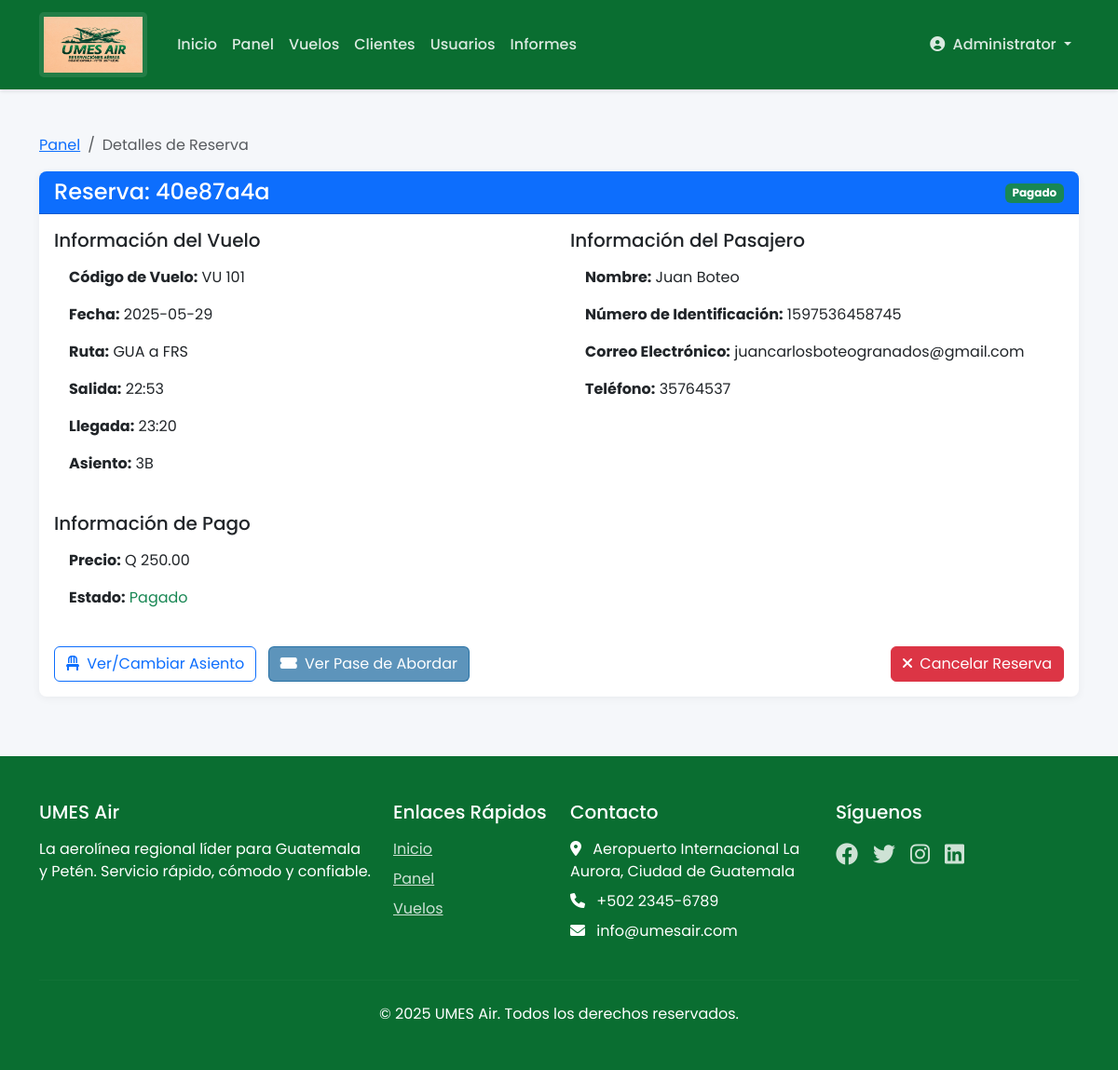
/reservations/40e87a4a (signed in), run on the app's committed database.
### tables this page shows
CREATE TABLE reservations (
    id TEXT PRIMARY KEY,
    flight_id INTEGER NOT NULL,
    customer_id TEXT NOT NULL,
    seat_number TEXT NOT NULL,
    price REAL NOT NULL,
    status TEXT NOT NULL CHECK (status IN ('pending', 'paid', 'cancelled')),
    payment_date TEXT,
    observations TEXT,
    gate TEXT,
    boarding_time TEXT,
    created_at TEXT NOT NULL,
    FOREIGN KEY (flight_id) REFERENCES flights (id),
    FOREIGN KEY (customer_id) REFERENCES customers (id)
);

CREATE TABLE flights (
    id INTEGER PRIMARY KEY AUTOINCREMENT,
    flight_code TEXT NOT NULL,
    date TEXT NOT NULL,
    origin TEXT NOT NULL,
    destination TEXT NOT NULL,
    departure_time TEXT NOT NULL,
    arrival_time TEXT NOT NULL,
    capacity INTEGER NOT NULL DEFAULT 18,
    base_fare DECIMAL(10,2) NOT NULL DEFAULT 0,
    total_fare DECIMAL(10,2) NOT NULL DEFAULT 0,
    status TEXT NOT NULL DEFAULT 'active' CHECK (status IN ('active', 'inactive', 'cancelled')),
    cancellation_reason TEXT,
    change_reason TEXT,
    UNIQUE (flight_code, date)
);

CREATE TABLE customers (
    id TEXT PRIMARY KEY,
    first_name TEXT NOT NULL,
    last_name TEXT NOT NULL,
    nationality TEXT NOT NULL,
    date_of_birth TEXT NOT NULL,
    gender TEXT NOT NULL CHECK (gender IN ('M', 'F', 'Other')),
    id_number TEXT UNIQUE NOT NULL,  -- Passport or DPI
    email TEXT UNIQUE NOT NULL,
    phone TEXT NOT NULL,
    emergency_contact TEXT NOT NULL
);

### app.py (the view)
@app.route('/reservations/<reservation_id>')
@login_required
def view_reservation(reservation_id):
    conn = get_db_connection()
    reservation = conn.execute('''
        SELECT r.*, f.flight_code, f.date, f.origin, f.destination, f.departure_time, f.arrival_time,
               c.first_name, c.last_name, c.id_number, c.email, c.phone
        FROM reservations r
        JOIN flights f ON r.flight_id = f.id
        JOIN customers c ON r.customer_id = c.id
        WHERE r.id = ?
    ''', (reservation_id,)).fetchone()
    if not reservation:
        conn.close()
        flash('Reservación no encontrada.', 'error')
        return redirect(url_for('dashboard'))
    if session['user_role'] == 'passenger' and reservation['customer_id'] != session['user_id']:
        conn.close()
        flash('No tienes permiso para ver esta reservación.', 'error')
        return redirect(url_for('dashboard'))
    conn.close()
    return render_template('reservations/view.html', reservation=reservation)

### app.py (called while the page is built)
@app.context_processor
def inject_csrf_token():
    return dict(csrf_token=generate_csrf_token)

def get_db_connection():
    conn = sqlite3.connect(app.config['DATABASE'], timeout=30)  # Increased timeout to 30 seconds
    print("Connected to database")
    conn.row_factory = sqlite3.Row
    return conn

@app.before_request
def ensure_db_initialized():
    global _is_first_request
    if _is_first_request:
        _is_first_request = False

def login_required(f):
    @wraps(f)
    def decorated_function(*args, **kwargs):
        if 'user_id' not in session:
            flash('Por favor inicia sesión para acceder a esta página.', 'error')
            return redirect(url_for('login'))
        return f(*args, **kwargs)
    return decorated_function

@app.before_request
def setup_before_first_request():
    global _is_first_request
    if _is_first_request:
        init_db()
        _is_first_request = False

### templates/reservations/view.html (shortened to what this page needs)
{% extends 'base.html' %}
{% block content %}
<div class="container my-5">
    <nav aria-label="breadcrumb">
        <ol class="breadcrumb">
            <li class="breadcrumb-item"><a href="{{ url_for('dashboard') }}">Panel</a></li>
            <li class="breadcrumb-item active" aria-current="page">Detalles de Reserva</li>
        </ol>
    </nav>
    <div class="card mb-4">
        <div class="card-header bg-primary text-white">
            <div class="d-flex justify-content-between align-items-center">
                <h4 class="mb-0">Reserva: {{ reservation.id }}</h4>
                <div>
                    {% if reservation.status == 'paid' %}
                        <span class="badge bg-success">Pagado</span>
                    {% elif reservation.status == 'pending' %}
                        <span class="badge bg-warning text-dark">Pendiente</span>
                    {% else %}
                        <span class="badge bg-danger">Cancelado</span>
                    {% endif %}
                </div>
            </div>
        </div>
        <div class="card-body">
            <div class="row">
                <div class="col-md-6 mb-4">
                    <h5 class="mb-3">Información del Vuelo</h5>
                    <div class="ps-3">
                        <p><strong>Código de Vuelo:</strong> {{ reservation.flight_code }}</p>
                        <p><strong>Fecha:</strong> {{ reservation.date }}</p>
                        <p>
                            <strong>Ruta:</strong> {{ reservation.origin }} a {{ reservation.destination }}
                        </p>
                        <p><strong>Salida:</strong> {{ reservation.departure_time }}</p>
                        <p><strong>Llegada:</strong> {{ reservation.arrival_time }}</p>
                        <p><strong>Asiento:</strong> {{ reservation.seat_number }}</p>
                    </div>
                </div>
                <div class="col-md-6 mb-4">
                    <h5 class="mb-3">Información del Pasajero</h5>
                    <div class="ps-3">
                        <p><strong>Nombre:</strong> {{ reservation.first_name }} {{ reservation.last_name }}</p>
                        <p><strong>Número de Identificación:</strong> {{ reservation.id_number }}</p>
                        <p><strong>Correo Electrónico:</strong> {{ reservation.email }}</p>
                        <p><strong>Teléfono:</strong> {{ reservation.phone }}</p>
                    </div>
                </div>
            </div>
            <div class="row mb-4">
                <div class="col-md-6">
                    <h5 class="mb-3">Información de Pago</h5>
                    <div class="ps-3">
                        <p><strong>Precio:</strong> Q {{ "%.2f"|format(reservation.price) }}</p>
                        <p><strong>Estado:</strong>
                            {% if reservation.status == 'paid' %}
                                <span class="text-success">Pagado</span>
                            {% elif reservation.status == 'pending' %}
                                <span class="text-warning">Pago Pendiente</span>
                            {% else %}
                                <span class="text-danger">Cancelado</span>
                            {% endif %}
                        </p>
                    </div>
                </div>
            </div>
            <div class="d-flex justify-content-between mt-4">
                <div>
                    <a href="{{ url_for('reservation_step2_seat', flight_id=reservation.flight_id, customer_id=reservation.customer_id) }}" class="btn btn-outline-primary me-2">
                        <i class="fas fa-chair me-1"></i> Ver/Cambiar Asiento
                    </a>
                    {% if reservation.status == 'paid' %}
                        <a href="{{ url_for('boarding_pass', reservation_id=reservation.id) }}" class="btn btn-primary me-2">
                            <i class="fas fa-ticket-alt me-1"></i> Ver Pase de Abordar
                        </a>
                    {% endif %}
                </div>
                <div>
                    {% if reservation.status != 'cancelled' %}
                        <form method="post" action="{{ url_for('cancel_reservation', reservation_id=reservation.id) }}" class="d-inline-block">
                            <button type="submit" class="btn btn-danger"
                                    data-confirm="¿Está seguro que desea cancelar esta reserva?">
                                <i class="fas fa-times me-1"></i> Cancelar Reserva
                            </button>
                        </form>
                    {% endif %}
                </div>
            </div>
        </div>
    </div>
</div>
{% endblock %}

### static/css/style.css (style rules this page uses)
:root { --primary: #095c97a7; --primary-light: #084f82a7; --secondary: #3AAD57; --accent: #4CAF50; --accent-light: #81C784; --danger: #F44336; --warning: #FFC107; --text-light: #FFFFFF; --text-dark: #333333; --gray-light: #F5F5F5; --gray: #E0E0E0; --gray-dark: #9E9E9E; }
body { font-family: 'Poppins', 'Segoe UI', Tahoma, Geneva, Verdana, sans-serif; color: var(--text-dark); background-color: #F5F7FA; }
.btn-primary { background-color: var(--primary); border-color: var(--primary); }
.card { border-radius: 8px; box-shadow: 0 2px 10px rgba(0, 0, 0, 0.05); border: none; transition: transform 0.2s, box-shadow 0.2s; }
.card-header { background-color: var(--primary); color: white; font-weight: 600; border-radius: 8px 8px 0 0 !important; }

### data on the page
reservations: id "40e87a4a", seat_number "3B", price "250.00"
flights: flight_code "VU 101", date "2025-05-29", origin "GUA", destination "FRS", departure_time "22:53", arrival_time "23:20"
customers: first_name "Juan", last_name "Boteo", id_number "1597536458745", email "juancarlosboteogranados@gmail.com", phone "35764537"

### other printed values
{{ session['user_name'] }} "Administrator"
